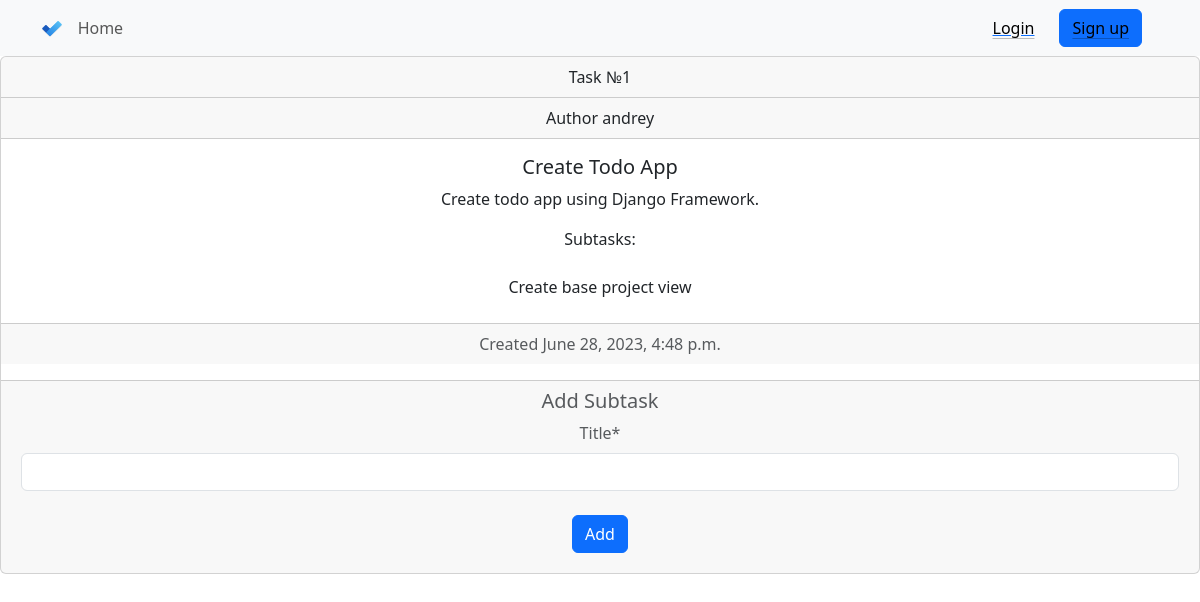
Page /task/1/detail/ on the earlier database version.
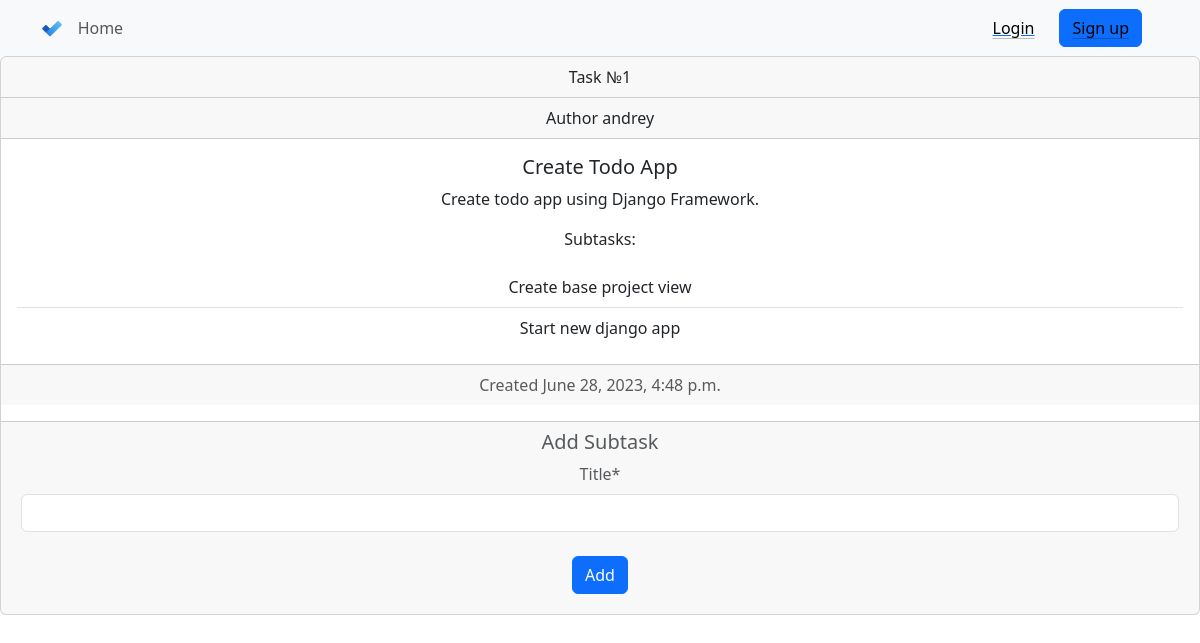
Same page on the later database version.
### todo/models.py (models this page shows, shortened)
class Subtask(models.Model):
    task = models.ForeignKey('Task', on_delete=models.CASCADE, null=True)
    title = models.CharField(max_length=200, null=True)
    created_date = models.DateTimeField(default=timezone.now)
    is_done = models.BooleanField(default=False)
    is_canceled = models.BooleanField(default=False)
    def __str__(self):
        return self.title

### todo/views.py (the view)
# urls.py: path('task/<int:pk>/detail/', views.task_detail, name='task_detail'),
def task_detail(request, pk):
    task = get_object_or_404(Task, pk=pk)
    subtask_list = task.subtask_set.all()
    print(subtask_list)
    if request.method == "POST":
        form = CreateSubtaskForm(request.POST)
        if form.is_valid():
            subtask = form.save(commit=False)
            subtask.task = task
            subtask.save()
            return redirect('task_detail', pk=pk)
        else:
            messages.error(request, 'Error saving form')
    else:
        form = CreateSubtaskForm()
    return render(request, 'todo/task_detail.html', {'task': task, 'form': form, 'subtask_list': subtask_list})

### todo/forms.py
class CreateSubtaskForm(forms.ModelForm):
    class Meta:
        model = Subtask
        fields = {'title'}
        widgets = {
            'title': TextInput(attrs={'class': 'form-control'})
        }

### todo/templates/todo/task_detail.html (shortened to what this page needs)
{% extends 'todo/base.html' %}
{% block content %}
    {% load crispy_forms_tags %}
    <div class="card text-center">
  <div class="card-header">
    Task №{{ task.pk }}
  </div>
        <div class="card-header">
    Author {{ task.author }}
  </div>
  <div class="card-body">
    <h5 class="card-title">{{ task.title}}</h5>
    <p class="card-text">{{ task.text }}</p>
      {% if subtask_list|length > 0 %}
      <p class="card-text">Subtasks:</p>
        <ul class="list-group list-group-flush">
        {% for s in subtask_list %}
        <li class="list-group-item">{{ s.title }}</li>
        {% endfor %}
        </ul>
          {% else %}
          <p class="card-text">No subtasks added.</p>
      {% endif %}
  </div>
  <div class="card-footer text-body-secondary">
    <p class="card-text">Created {{ task.created_date }}</p>
  </div>
    <div class="card-footer text-body-secondary mt-3">
        <h5 class="card-title">Add Subtask</h5>
        <form method="POST" class="m-1">
            {{ form|crispy }}
                <button type="submit" class="btn btn-primary m-2">Add</button>
        </form>
    </div>
</div>
{% endblock %}

Differences in the rows shown:
added Subtask: title "Start new django app"
